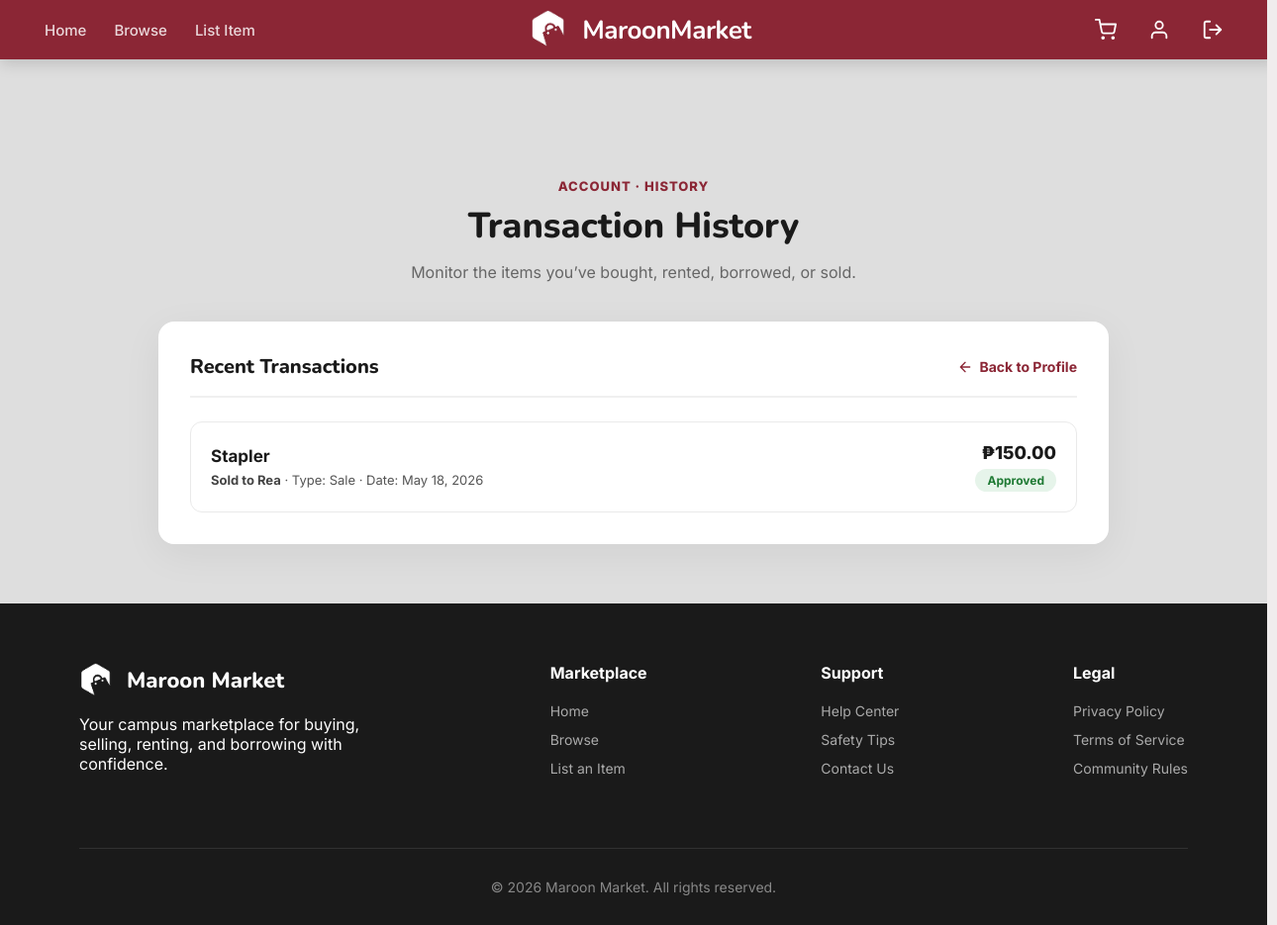
Screenshot of /transaction-history.php (signed in) with the database file from the repository.
### tables this page shows
CREATE TABLE `transactions` (
  `transactionID` int(11) NOT NULL,
  `listingID` int(11) NOT NULL,
  `senderID` int(11) NOT NULL,
  `receiverID` int(11) NOT NULL,
  `checkoutDate` date NOT NULL DEFAULT curdate(),
  `transactionType` enum('sale','returnable') NOT NULL,
  `status` enum('pending','active','approved','completed','returned','cancelled','rejected') DEFAULT 'pending',
  `amount` decimal(10,2) DEFAULT 0.00,
  `startDate` date DEFAULT NULL,
  `dueDate` date DEFAULT NULL,
  `returnedDate` date DEFAULT NULL,
  `returnCondition` varchar(100) DEFAULT NULL,
  `fineAmount` decimal(10,2) DEFAULT 0.00,
  `fineNote` varchar(255) DEFAULT NULL,
  `isFinePaid` tinyint(1) DEFAULT 0
);

CREATE TABLE `items` (
  `itemID` int(11) NOT NULL,
  `ownerID` int(11) NOT NULL,
  `name` varchar(100) NOT NULL,
  `description` text DEFAULT NULL,
  `category` varchar(50) DEFAULT NULL,
  `itemCondition` enum('new','good','fair','poor') NOT NULL,
  `source` enum('student','lost_and_found') DEFAULT 'student'
);

CREATE TABLE `users` (
  `userID` int(11) NOT NULL,
  `firstName` varchar(50) NOT NULL,
  `lastName` varchar(50) NOT NULL,
  `email` varchar(100) NOT NULL,
  `passwordHash` varchar(255) NOT NULL,
  `contactNumber` varchar(20) DEFAULT NULL,
  `role` enum('student','faculty','staff','admin') NOT NULL DEFAULT 'student',
  `status` enum('active','inactive') DEFAULT 'active'
);

CREATE TABLE `listings` (
  `listingID` int(11) NOT NULL,
  `itemID` int(11) NOT NULL,
  `datePosted` date NOT NULL DEFAULT curdate(),
  `listingType` enum('sale','rent','borrow') NOT NULL,
  `listingStatus` enum('active','closed','pending','deleted') DEFAULT 'active',
  `location` varchar(100) DEFAULT NULL,
  `availabilityFrom` date DEFAULT NULL,
  `availabilityTo` date DEFAULT NULL
);

### readrecords.php (called while the page is built, shortened)
<?php
    function getUserTransactionHistory($conn, $userID) {
        $query = "SELECT t.transactionID, t.amount, t.status AS txnStatus, t.checkoutDate as created_at,
                        t.senderID, i.name as title, l.listingType as type,
                        sender.firstName AS buyerName, receiver.firstName AS sellerName
                FROM transactions t
                JOIN users sender ON t.senderID = sender.userID
                JOIN users receiver ON t.receiverID = receiver.userID
                LEFT JOIN listings l ON t.listingID = l.listingID
                LEFT JOIN items i ON l.itemID = i.itemID
                WHERE (t.senderID = " . intval($userID) . " OR t.receiverID = " . intval($userID) . ")
                ORDER BY t.checkoutDate DESC";
        return mysqli_query($conn, $query);
    }
?>

### transaction-history.php (the view, shortened to what this page needs)
<?php
    require_once 'includes/header.php';
    include 'readrecords.php';
    $userID = $_SESSION['userID'];
    $history = getUserTransactionHistory($connection, $userID);
?>
<div class="page">
<main style="position: relative; z-index: 10; max-width: 1000px; margin: 0 auto; padding: 60px 20px;">
    <header style="margin-bottom: 40px; text-align: center;">
        <p style="color: #8B2635; font-size: 13px; font-weight: 800; text-transform: uppercase; letter-spacing: 1px; margin-bottom: 8px;">Account &middot; History</p>
        <h1 style="font-family: 'Nunito', sans-serif; font-size: 36px; font-weight: 800; color: #1a1a1a; margin: 0 0 12px 0;">Transaction History</h1>
        <p style="color: #666; font-size: 16px; margin: 0;">Monitor the items you’ve bought, rented, borrowed, or sold.</p>
    </header>
    <section style="background: #fff; border-radius: 16px; padding: 32px; box-shadow: 0 10px 40px rgba(0,0,0,0.06);">
        <div style="border-bottom: 2px solid #f0f0f0; padding-bottom: 16px; margin-bottom: 24px; display: flex; justify-content: space-between; align-items: center;">
            <h3 style="font-family: 'Nunito', sans-serif; font-size: 20px; font-weight: 800; color: #1a1a1a; margin: 0;">Recent Transactions</h3>
            <a href="profile.php" style="color: #8B2635; font-size: 14px; font-weight: 700; text-decoration: none; display: flex; align-items: center; gap: 6px; transition: 0.2s;" onmouseover="this.style.opacity='0.7'" onmouseout="this.style.opacity='1'">
                <svg width="16" height="16" fill="none" stroke="currentColor" stroke-width="2" viewBox="0 0 24 24"><path stroke-linecap="round" stroke-linejoin="round" d="M19 12H5M12 19l-7-7 7-7"/></svg>
                Back to Profile
            </a>
        </div>
        <div style="display: grid; gap: 16px;">
            <?php if(mysqli_num_rows($history) == 0): ?>
                <div style="text-align: center; padding: 40px 20px; color: #888; background: #fafafa; border-radius: 12px; border: 1px dashed #ccc;">
                    <p style="margin: 0; font-size: 15px; font-weight: 500;">You have no transaction history yet.</p>
                </div>
            <?php else: ?>
                <?php while($row = mysqli_fetch_assoc($history)):
                    $isBuyer = ($row['senderID'] == $_SESSION['userID']);
                    $roleText = $isBuyer ? "Bought from " . $row['sellerName'] : "Sold to " . $row['buyerName'];
                    $statusColor = "#666";
                    $statusBg = "#f5f5f5";
                    if($row['txnStatus'] == 'approved' || $row['txnStatus'] == 'completed') {
                        $statusColor = "#1f7a34";
                        $statusBg = "#e6f4ea";
                    }
                ?>
                    <article style="border: 1px solid #eaeaea; padding: 20px; border-radius: 12px; background: #fff; display: flex; justify-content: space-between; align-items: center; transition: 0.2s;" onmouseover="this.style.borderColor='#8B2635'" onmouseout="this.style.borderColor='#eaeaea'">
                        <div>
                            <h4 style="font-size: 17px; font-weight: 700; margin-bottom: 6px; color: #1a1a1a;">
                                <?php echo htmlspecialchars($row['title']); ?>
                            </h4>
                            <p style="font-size: 13px; color: #555; margin: 0;">
                                <span style="font-weight: 700; color: #444;"><?php echo $roleText; ?></span> &middot;
                                Type: <?php echo ucfirst($row['type']); ?> &middot;
                                Date: <?php echo date('M d, Y', strtotime($row['created_at'])); ?>
                            </p>
                        </div>
                        <div style="text-align: right;">
                            <div style="font-size: 18px; font-weight: 800; color: #1a1a1a;">
                                ₱<?php echo number_format($row['amount'], 2); ?>
                            </div>
                            <div style="font-size: 12px; font-weight: 700; color: <?php echo $statusColor; ?>; margin-top: 6px; background: <?php echo $statusBg; ?>; display: inline-block; padding: 4px 12px; border-radius: 20px; text-transform: capitalize;">
                                <?php echo $row['txnStatus']; ?>
                            </div>
                        </div>
                    </article>
                <?php endwhile; ?>
            <?php endif; ?>
        </div>
    </section>
</main>
</div>
<?php require_once 'includes/footer.php'; ?>

### css/style.css (style rules this page uses)
*, *::before, *::after { box-sizing: border-box; margin: 0; padding: 0; }
html, body { font-family: "Inter", Helvetica, sans-serif; background: #f0eded; min-height: 100vh; color: #1a1a1a; }
html { scrollbar-width: thin; scrollbar-gutter: stable; overflow-y: scroll; }
a { text-decoration: none; }
.page { width: 100%; min-width: 1280px; margin: 0 auto; overflow: hidden; position: relative; padding-top: 60px; }

### rows the page displays
transactions: items.name "Stapler", senderID.firstName "Sold to Rea", listingID.listingType "Sale", checkoutDate "May 18, 2026", amount "150.00", status "Approved"
